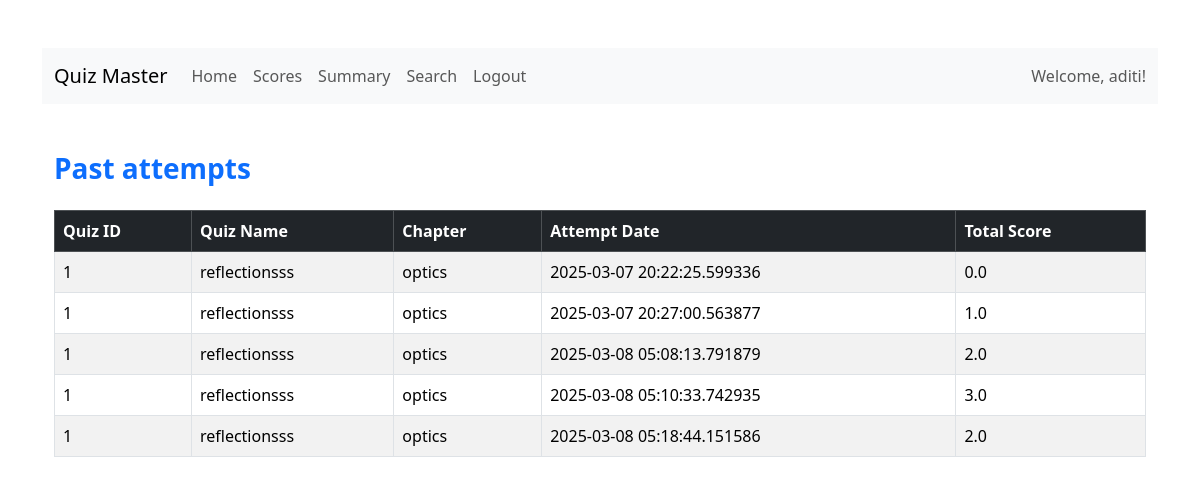
Page /dashboard/user/2/userscores on the earlier database version.
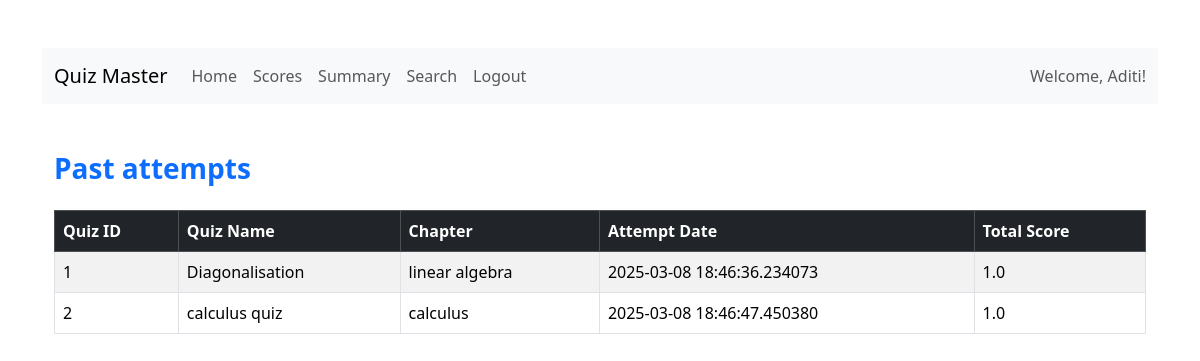
Same page on the later database version.
### models/user.py (models this page shows)
class User(db.Model,UserMixin):
    id = db.Column(db.Integer, primary_key=True, autoincrement=True)
    email = db.Column(db.String(150), unique=True, nullable=False)
    password = db.Column(db.String(150), nullable=False)
    fullname = db.Column(db.String(150), nullable=False)
    qualification = db.Column(db.String(150))
    dob = db.Column(db.Date)
    role=db.Column(db.String(150),nullable=False,default="user")
    scores = db.relationship('Score', backref='user', cascade="all, delete-orphan", lazy=True)

### models/score.py (models this page shows)
class Score(db.Model):
    id = db.Column(db.Integer, primary_key=True)
    quizid = db.Column(db.Integer, db.ForeignKey('quiz.id'), nullable=False)
    userid = db.Column(db.Integer, db.ForeignKey('user.id'), nullable=False)
    timestampofattempt = db.Column(db.DateTime, default=datetime)
    totalscored = db.Column(db.Float)

### models/quiz.py (models this page shows, shortened)
class Quiz(db.Model):
    id = db.Column(db.Integer, primary_key=True)
    chapter_id = db.Column(db.Integer, db.ForeignKey('chapter.id'), nullable=False)
    quizdate = db.Column(db.Date)
    quizduration = db.Column(db.Time)
    quizname=db.Column(db.String(150), nullable=False,unique=True)
    questions = db.relationship('Question', backref='quiz', cascade="all, delete-orphan", lazy=True)
    scores = db.relationship('Score', backref='quiz', cascade="all, delete-orphan", lazy=True)

### models/chapter.py (models this page shows)
class Chapter(db.Model):
    id = db.Column(db.Integer, primary_key=True)
    name = db.Column(db.String(150), nullable=False,unique=True)
    description = db.Column(db.Text)
    subject_id = db.Column(db.Integer, db.ForeignKey('subject.id'), nullable=False)
    quizzes = db.relationship('Quiz', backref='chapter', cascade="all, delete-orphan", lazy=True)

### app.py (the view)
@app.route("/dashboard/user/<int:id>/userscores", methods=["GET", "POST"])
def userscores(id):
    user=User.query.filter_by(id=id).first()
    scores = db.session.query(
        Score.quizid,
        Quiz.quizname,
        Chapter.name,
        Score.timestampofattempt,
        Score.totalscored
    ).join(
        Quiz, Score.quizid == Quiz.id
    ).join(
        Chapter, Quiz.chapter_id == Chapter.id
    ).filter(
        Score.userid == id
    ).all()
    print(user.fullname)
    return render_template("userscores.html",user=user,scores=scores )

### templates/userscores.html (shortened to what this page needs)
{% extends "base.html" %}
{% block content %}
<nav class="navbar navbar-expand-lg navbar-light bg-light">
    <div class="container-fluid">
      <a class="navbar-brand" href="{{ url_for('userdashboard', id=user.id) }}">Quiz Master</a>
      <div class="collapse navbar-collapse">
        <ul class="navbar-nav me-auto mb-2 mb-lg-0">
          <li class="nav-item"><a class="nav-link" href="{{ url_for('userdashboard', id=user.id) }}">Home</a></li>
          <li class="nav-item"><a class="nav-link" href="{{ url_for('userscores', id=user.id) }}">Scores</a></li>
          <li class="nav-item"><a class="nav-link" href="{{ url_for('usersummary', id=user.id) }}">Summary</a></li>
          <li class="nav-item"><a class="nav-link" href="{{ url_for('usersearch', id=user.id) }}">Search</a></li>
          <li class="nav-item"><a class="nav-link" href="{{ url_for('logout') }}">Logout</a></li>
        </ul>
        <span class="navbar-text ms-auto">Welcome, {{ user.fullname }}!</span>
      </div>
    </div>
  </nav>
<div class="container my-5">
    <h3 class="mb-4 text-primary fw-bold">Past attempts</h3>
    <div class="table-responsive">
        <table class="table table-striped table-hover table-bordered">
            <thead class="table-dark">
                <tr>
                    <th scope="col">Quiz ID</th>
                    <th scope="col">Quiz Name</th>
                    <th scope="col">Chapter</th>
                    <th scope="col">Attempt Date</th>
                    <th scope="col">Total Score</th>
                </tr>
            </thead>
            <tbody>
                {% for score in scores %}
                <tr>
                    <td>{{score[0]}}</td>
                    <td>{{score[1]}}</td>
                    <td>{{score[2]}}</td>
                    <td>{{score[3]}}</td>
                    <td>{{score[4]}}</td>
                </tr>
                {% endfor %}
            </tbody>
        </table>
    </div>
{% endblock %}

Differences in the rows shown:
no longer on this page (row edited): Score: quizid "1", quizname "reflectionsss", name "optics", timestampofattempt "2025-03-07 20:22:25.599336", totalscored "0.0"
no longer on this page (row edited): Score: quizid "1", quizname "reflectionsss", name "optics", timestampofattempt "2025-03-07 20:27:00.563877", totalscored "1.0"
no longer on this page (row edited): Score: quizid "1", quizname "reflectionsss", name "optics", timestampofattempt "2025-03-08 05:18:44.151586", totalscored "2.0"
changed User: fullname "aditi" → "Aditi"
changed Score: quizname "reflectionsss" → "Diagonalisation"; name "optics" → "linear algebra"; timestampofattempt "2025-03-08 05:08:13.791879" → "2025-03-08 18:46:36.234073"; totalscored "2.0" → "1.0"
changed Score: quizid "1" → "2"; quizname "reflectionsss" → "calculus quiz"; name "optics" → "calculus"; timestampofattempt "2025-03-08 05:10:33.742935" → "2025-03-08 18:46:47.450380"; totalscored "3.0" → "1.0"
